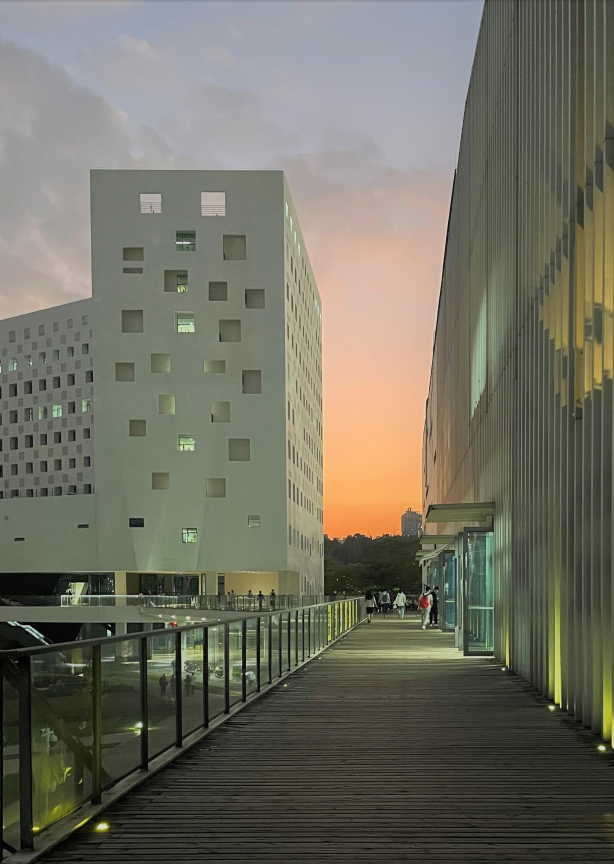
#> input picture Pics/test.jpg, 1842 x 2591 px (shown at 1/3 size)
$ python 'Shi-Tomasi角点检测.py'
#> lines starting #> are read from the running program, lines starting #| are printed output that depends on the picture
import numpy as np
import cv2
from matplotlib import pyplot as plt


img = cv2.imread('./Pics/test.jpg')
#> img is the input picture: shape (2591, 1842, 3); mean B, G, R 97.5, 111, 112.4
ori = cv2.imread('./Pics/test.jpg')
gray = cv2.cvtColor(img,cv2.COLOR_BGR2GRAY)
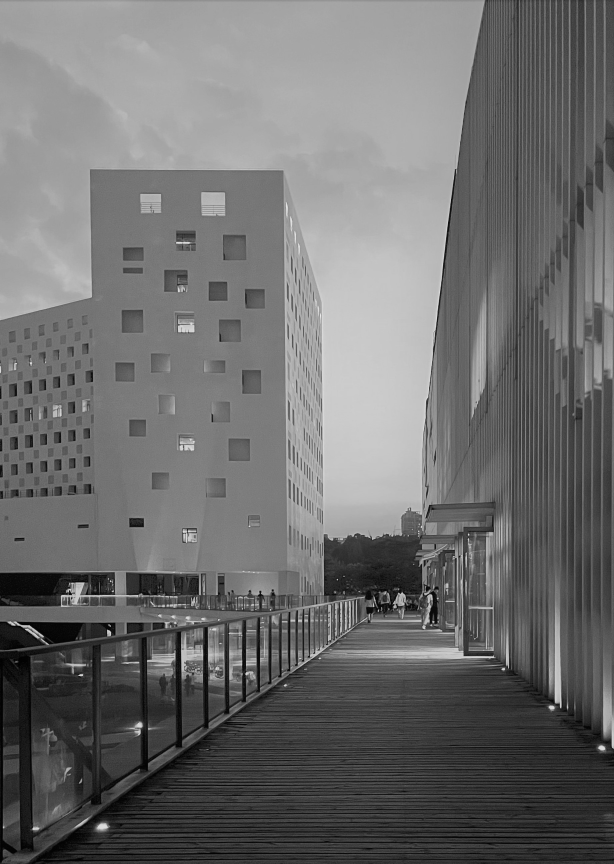
#> gray: shape (2591, 1842) (shown at 1/3 size); min 0, max 245, mean 109.8
corners = cv2.goodFeaturesToTrack(gray,300,0.01,5)
#> corners = 300 rows, first 8: [331, 1878], [1032, 1782], [322, 1890], [1166, 1825], [208, 1772], [340, 1772], [1254, 1608], [768, 1826]
corners = np.int0(corners)
for i in corners:
    x,y = i.ravel()
    cv2.circle(img,(x,y),10,250,-1)
#> this loop made 300 passes
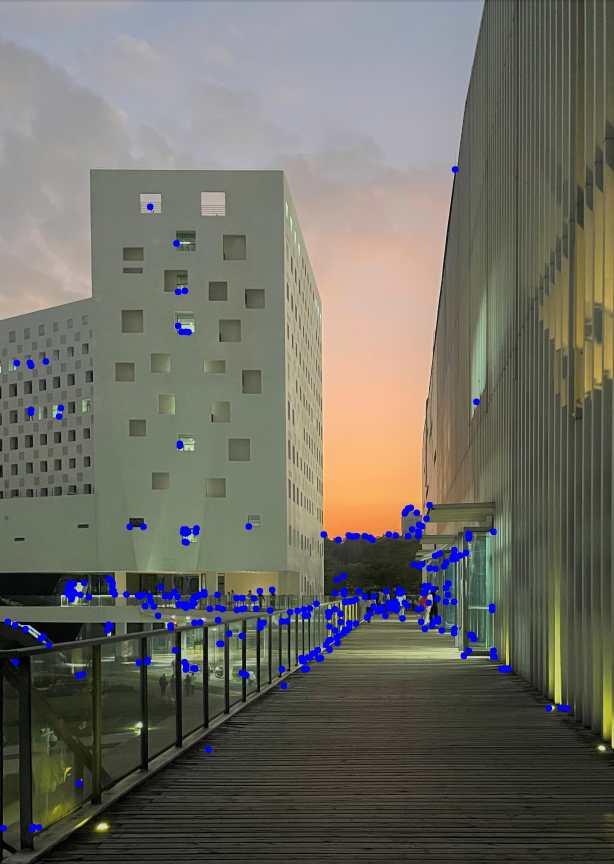
#> img: shape (2591, 1842, 3) (shown at 1/3 size); mean B, G, R 100.2, 109.3, 110.8

# cv2.circle(image, center_coordinates, radius, color, thickness)
# 参数：
# image:它是要在其上绘制圆的图像。
# center_coordinates：它是圆的中心坐标。坐标表示为两个值的元组，即(X坐标值，Y坐标值)。
# radius:它是圆的半径。
# color:它是要绘制的圆的边界线的颜色。对于BGR，我们通过一个元组。例如：(255，0，0)为蓝色。
# thickness:它是圆边界线的粗细像素。厚度-1像素将以指定的颜色填充矩形形状。


cv2.namedWindow("Original", 0)
cv2.resizeWindow("Original" , 480, 640)

cv2.namedWindow("Shi-Tomasi", 0)
cv2.resizeWindow("Shi-Tomasi", 480, 640)

cv2.imshow('Original', ori)
cv2.imshow('Shi-Tomasi', img)

cv2.waitKey(0)
cv2.destroyAllWindows()
